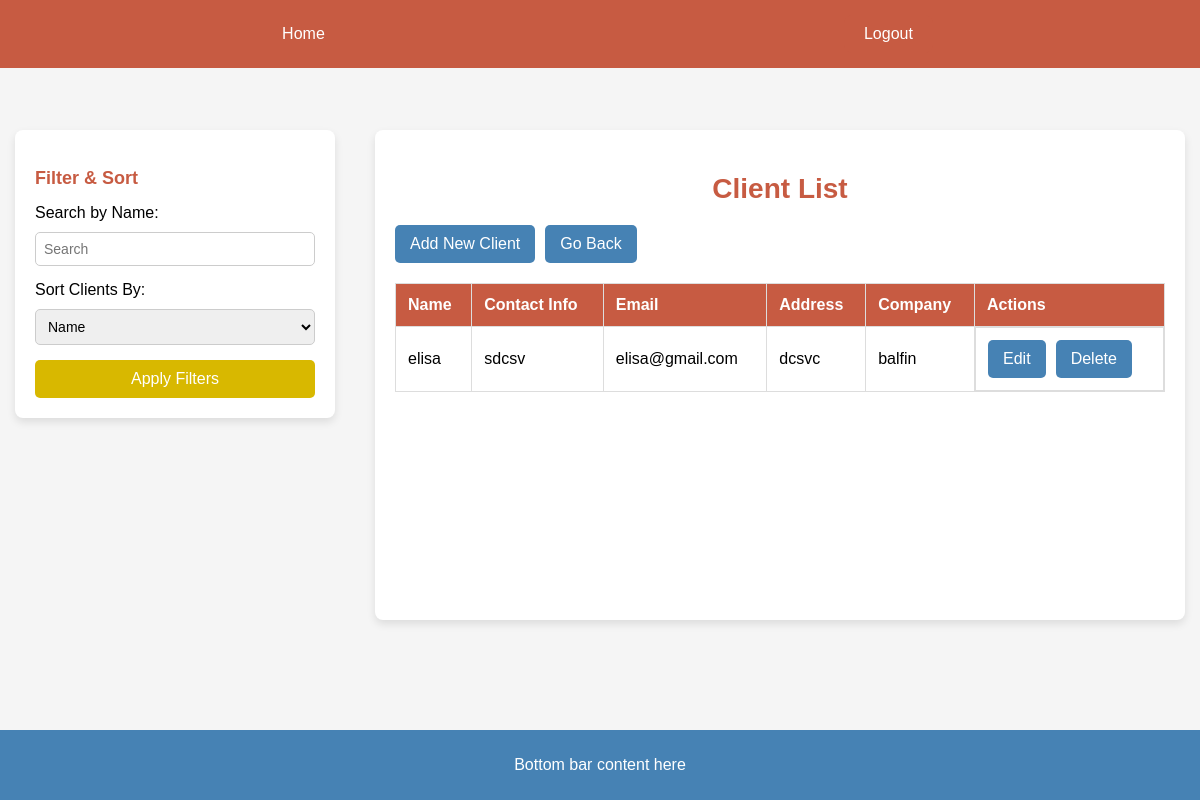
Screenshot of /clients/ (signed in) with the database file from the repository.
### management/models.py (models this page shows, shortened)
class Client(models.Model):
    name = models.CharField(max_length=255)
    contact_info = models.TextField()
    email = models.EmailField(unique=True)
    address = models.TextField()
    company = models.ForeignKey(Company, on_delete=models.CASCADE, related_name="clients")

class Company(models.Model):
    owner = models.ForeignKey(settings.AUTH_USER_MODEL, on_delete=models.CASCADE)
    name = models.CharField(max_length=255)
    address = models.TextField()
    contact_email = models.EmailField(unique=True)
    contact_phone = models.CharField(max_length=20)

### management/views.py (the view)
# urls.py: path('clients/', client_list, name='client_list'),
@login_required
def client_list(request):
    clients = Client.objects.filter(company__owner=request.user)
    search_query = request.GET.get('search', '')
    sort_by = request.GET.get('sort', 'name')
    if search_query:
        clients = clients.filter(name__icontains=search_query)
    clients = clients.order_by(sort_by)
    return render(request, "client_list.html", {
        'clients': clients,
        'search_query': search_query,
        'sort_by': sort_by,
        })

### management/templates/client_list.html (shortened to what this page needs)
<!DOCTYPE html>
<html lang="en">
<head>
    {% load static %}
    <link rel="stylesheet" href="{% static 'css/templates.css' %}">
    <link rel="stylesheet" href="{% static 'css/dashboard.css' %}">
</head>
<body>
    {% include 'navbar.html' %}
    <div class="container">
        <aside class="sidebar">
            <h3>Filter & Sort</h3>
            <form method="get">
                <label for="search">Search by Name:</label>
                <input type="text" name="search" id="search" value="{{ search_query }}" placeholder="Search">
                <label for="sort">Sort Clients By:</label>
                <select name="sort" id="sort">
                    <option value="name" {% if sort_by == "name" %}selected{% endif %}>Name</option>
                </select>
                <button type="submit">Apply Filters</button>
            </form>
        </aside>
        <section class="content">
            <h1>Client List</h1>
            <div class="action-buttons">
                <a href="{% url 'management:client_create' %}" class="add-button">Add New Client</a>
                <a href="{% url 'management:leader_dashboard' %}" class="go-back">Go Back</a>
            </div>
            <table>
                <thead>
                    <tr>
                        <th>Name</th>
                        <th>Contact Info</th>
                        <th>Email</th>
                        <th>Address</th>
                        <th>Company</th>
                        <th>Actions</th>
                    </tr>
                </thead>
                <tbody>
                    {% for client in clients %}
                        <tr>
                            <td>{{ client.name }}</td>
                            <td>{{ client.contact_info }}</td>
                            <td>{{ client.email }}</td>
                            <td>{{ client.address }}</td>
                            <td>{{ client.company.name }}</td>
                            <td class="action-buttons">
                                <a href="{% url 'management:client_update' client.id %}" class="edit">Edit</a>
                                <a href="{% url 'management:client_delete' client.id %}" class="delete" onclick="return confirm('Are you sure?');">Delete</a>
                            </td>
                        </tr>
                    {% empty %}
                        <tr>
                            <td colspan="6">No clients available.</td>
                        </tr>
                    {% endfor %}
                </tbody>
            </table>
        </section>
    </div>
    {% include 'footer.html' %}
</body>
</html>

### static/css/templates.css (style rules this page uses)
body { font-family: Arial, sans-serif; background-color: #F5F5F5; margin: 0; padding: 0; display: flex; flex-direction: column; min-height: 100vh; }
.container { display: flex; justify-content: center; align-items: flex-start; width: 100%; max-width: 1200px; margin-top: 60px; padding: 0 15px; box-sizing: border-box; }
.sidebar { width: 280px; background: white; padding: 20px; border-radius: 8px; box-shadow: 0 4px 8px rgba(0, 0, 0, 0.1); margin-right: 20px; position: sticky; top: 130px; flex-shrink: 0; }
.sidebar h3 { color: #C75B42; font-size: 18px; margin-bottom: 15px; }
.sidebar input, .sidebar select { width: 100%; padding: 8px; font-size: 14px; margin-top: 10px; margin-bottom: 15px; border-radius: 5px; border: 1px solid #ccc; box-sizing: border-box; }
.sidebar button { width: 100%; padding: 10px; background-color: #D8B800; color: white; border: none; border-radius: 5px; font-size: 16px; cursor: pointer; }
.content { flex-grow: 1; padding: 20px; background-color: white; border-radius: 8px; box-shadow: 0 4px 8px rgba(0, 0, 0, 0.1); margin-left: 20px; min-height: 450px; }
.content h1 { text-align: center; color: #C75B42; font-size: 28px; margin-bottom: 20px; }
table { width: 100%; border-collapse: collapse; margin-top: 20px; }
table, th, td { border: 1px solid #ddd; }
th, td { padding: 12px; text-align: left; font-size: 16px; }
th { background-color: #C75B42; color: white; }
.action-buttons { display: flex; gap: 10px; }
.action-buttons a { padding: 10px 15px; border-radius: 5px; font-size: 16px; color: white; text-decoration: none; background-color: #4682B4; transition: background-color 0.3s; }
.go-back { background-color: #D8B800; color: white; padding: 10px 15px; border-radius: 5px; font-size: 16px; text-decoration: none; }

### static/css/dashboard.css (style rules this page uses)
body { font-family: 'Arial', sans-serif; background-color: #F5F5F5; margin: 0; padding: 0; }
.content { padding: 20px; text-align: center; margin-top: 70px; }
.content h1, .content h2 { color: #C75B42; }

### rows the page displays
Client: name "elisa", contact_info "sdcsv", email "elisa@gmail.com", address "dcsvc", company.name "balfin"
